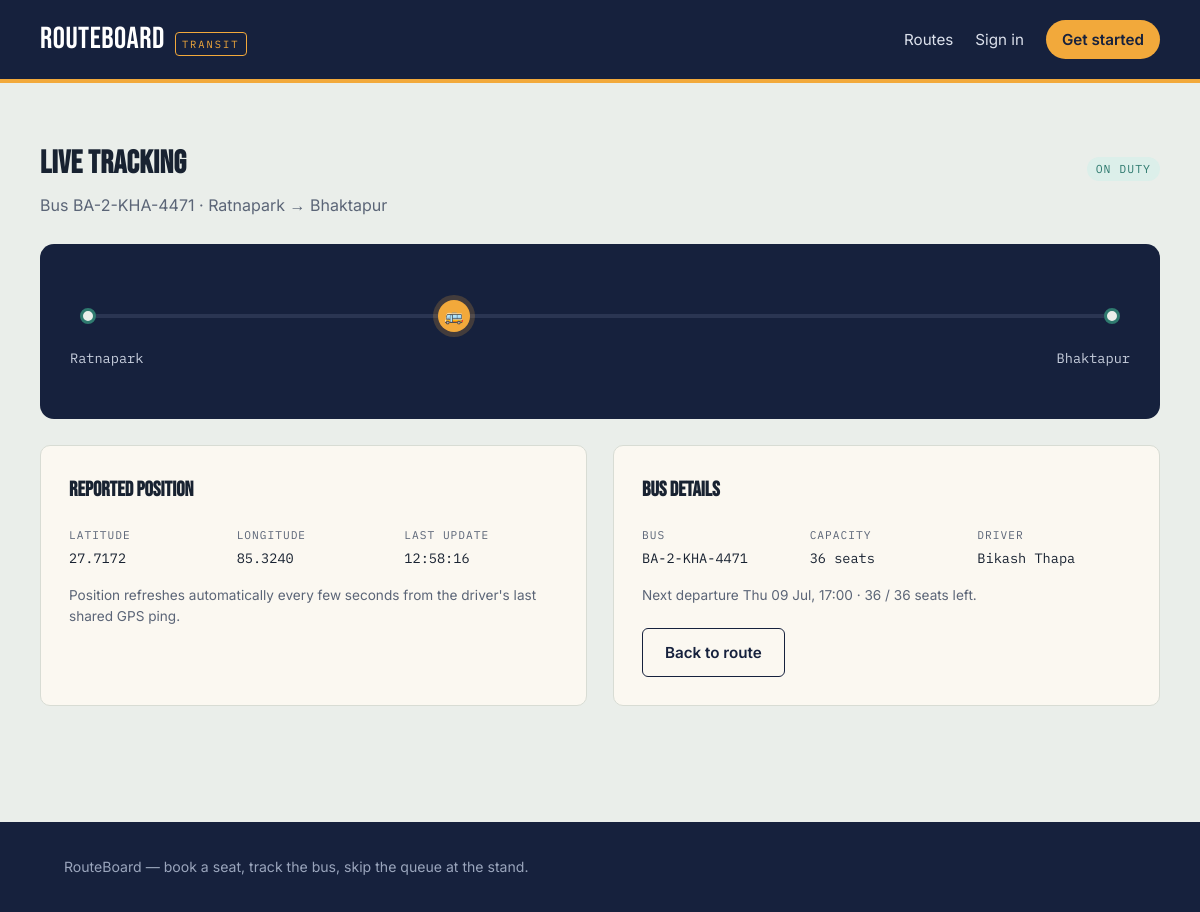
The app's page /track/1 with its own data.
### tables this page shows
CREATE TABLE buses (
    id INTEGER PRIMARY KEY AUTOINCREMENT,
    bus_number TEXT UNIQUE NOT NULL,
    capacity INTEGER NOT NULL DEFAULT 40,
    driver_id INTEGER REFERENCES drivers(id),
    current_lat REAL,
    current_lng REAL,
    location_updated_at TEXT
);

CREATE TABLE routes (
    id INTEGER PRIMARY KEY AUTOINCREMENT,
    code TEXT UNIQUE NOT NULL,
    name TEXT NOT NULL,
    origin TEXT NOT NULL,
    destination TEXT NOT NULL,
    distance_km REAL NOT NULL,
    duration_min INTEGER NOT NULL,
    base_fare REAL NOT NULL,
    color TEXT NOT NULL DEFAULT '#2F7A6F'
);

CREATE TABLE users (
    id INTEGER PRIMARY KEY AUTOINCREMENT,
    name TEXT NOT NULL,
    email TEXT UNIQUE NOT NULL,
    password_hash TEXT NOT NULL,
    role TEXT NOT NULL DEFAULT 'passenger',
    created_at TEXT NOT NULL
);

### app.py (the view)
@app.route("/track/<int:bus_id>")
def track_bus(bus_id):
    bus = Bus.get(bus_id)
    if bus is None:
        return render_template("404.html"), 404
    trip = Trip.latest_for_bus(bus_id)
    return render_template("track_bus.html", bus=bus, trip=trip)

### app.py (called while the page is built)
@app.before_request
def load_logged_in_user():
    user_id = session.get("user_id")
    g.user = User.get(user_id) if user_id else None

@app.context_processor
def inject_current_user():
    class _Anon:
        is_authenticated = False
        is_admin = False
        is_driver = False
        name = ""
    return {"current_user": g.user if g.user else _Anon()}

### db.py (called while the page is built)
def get_db():
    if "db" not in g:
        g.db = sqlite3.connect(DB_PATH)
        g.db.row_factory = sqlite3.Row
        g.db.execute("PRAGMA foreign_keys = ON")
    return g.db

### models.py (called while the page is built)
def _parse_dt(value):
    if value is None:
        return None
    if isinstance(value, datetime):
        return value
    return datetime.fromisoformat(value)

    @staticmethod
    def _from_row(row):
        if row is None:
            return None
        return User(row["id"], row["name"], row["email"], row["password_hash"],
                    row["role"], row["created_at"])

    @classmethod
    def get(cls, user_id):
        row = get_db().execute("SELECT * FROM users WHERE id = ?", (user_id,)).fetchone()
        return cls._from_row(row)

    @property
    def user(self):
        if self._user is None:
            self._user = User.get(self.user_id)
        return self._user

    @staticmethod
    def _from_row(row):
        if row is None:
            return None
        return Driver(row["id"], row["user_id"], row["license_no"], row["on_duty"])

    @classmethod
    def get(cls, driver_id):
        row = get_db().execute("SELECT * FROM drivers WHERE id = ?", (driver_id,)).fetchone()
        return cls._from_row(row)

    @property
    def driver(self):
        if self._driver is None and self.driver_id:
            self._driver = Driver.get(self.driver_id)
        return self._driver

    @staticmethod
    def _from_row(row):
        if row is None:
            return None
        return Bus(row["id"], row["bus_number"], row["capacity"], row["driver_id"],
                    row["current_lat"], row["current_lng"], row["location_updated_at"])

    @classmethod
    def get(cls, bus_id):
        row = get_db().execute("SELECT * FROM buses WHERE id = ?", (bus_id,)).fetchone()
        return cls._from_row(row)

    @staticmethod
    def _from_row(row):
        if row is None:
            return None
        return Route(row["id"], row["code"], row["name"], row["origin"], row["destination"],
                     row["distance_km"], row["duration_min"], row["base_fare"], row["color"])

### templates/track_bus.html (shortened to what this page needs)
{% extends "base.html" %}
{% block content %}
<section class="section container">
  <div class="section-head">
    <div>
      <h2>Live tracking</h2>
      <p>Bus {{ bus.bus_number }}{% if trip %} &middot; {{ trip.route.origin }} &rarr; {{ trip.route.destination }}{% endif %}</p>
    </div>
    {% if bus.driver and bus.driver.on_duty %}
      <span class="status-tag status-confirmed">On duty</span>
    {% else %}
      <span class="status-tag status-cancelled">Off duty</span>
    {% endif %}
  </div>
  <div class="map-strip">
    <div class="map-line">
      <div class="map-stop" style="left:0;"></div>
      <div class="map-bus" id="map-bus" data-progress="0.35">&#128652;</div>
      <div class="map-stop" style="left:calc(100% - 16px);"></div>
    </div>
    <div class="map-labels">
      <span>{{ trip.route.origin if trip else "Origin" }}</span>
      <span>{{ trip.route.destination if trip else "Destination" }}</span>
    </div>
  </div>
  <div class="two-col" style="margin-top:26px;">
    <div class="card">
      <h3 style="font-family:var(--font-display); font-size:1.3rem; margin-top:0;">Reported position</h3>
      <div class="ticket-grid">
        <div><span class="k">Latitude</span><span id="track-lat" style="font-family:var(--font-mono);">{{ '%.4f'|format(bus.current_lat) if bus.current_lat is not none else '—' }}</span></div>
        <div><span class="k">Longitude</span><span id="track-lng" style="font-family:var(--font-mono);">{{ '%.4f'|format(bus.current_lng) if bus.current_lng is not none else '—' }}</span></div>
        <div><span class="k">Last update</span><span id="track-updated">{{ bus.location_updated_at.strftime('%H:%M:%S') if bus.location_updated_at else 'No location shared yet' }}</span></div>
      </div>
      <p style="color:var(--text-muted); font-size:0.85rem; margin-top:16px;">
        Position refreshes automatically every few seconds from the driver's last shared GPS ping.
      </p>
    </div>
    <div class="card">
      <h3 style="font-family:var(--font-display); font-size:1.3rem; margin-top:0;">Bus details</h3>
      <div class="ticket-grid">
        <div><span class="k">Bus</span>{{ bus.bus_number }}</div>
        <div><span class="k">Capacity</span>{{ bus.capacity }} seats</div>
        <div><span class="k">Driver</span>{{ bus.driver.user.name if bus.driver else 'Unassigned' }}</div>
      </div>
      {% if trip %}
      <p style="color:var(--text-muted); font-size:0.85rem; margin-top:16px;">
        Next departure {{ trip.departure_time.strftime('%a %d %b, %H:%M') }} &middot;
        {{ trip.seats_available }} / {{ bus.capacity }} seats left.
      </p>
      <a class="btn btn-outline" style="margin-top:8px;" href="{{ url_for('route_detail', route_id=trip.route_id) }}">Back to route</a>
      {% else %}
      <p style="color:var(--text-muted); font-size:0.85rem; margin-top:16px;">No scheduled trip found for this bus.</p>
      {% endif %}
    </div>
  </div>
</section>
{% endblock %}

### static/css/style.css (style rules this page uses)
:root { --ink: #16213D; --ink-soft: #2B3A5C; --paper: #EAEEEA; --card: #FBF8F1; --amber: #F2A93B; --amber-deep: #C97F16; --teal: #2F7A6F; --red: #C1443C; --line: #D8DCD4; --text: #182231; --text-muted: #5B6577; --font-display: 'Bebas Neue', 'Archivo Expanded', sans-serif; --font-body: 'Inter', 'Work Sans', sans-serif; --font-mono: 'IBM Plex Mono', monospace; --radius: 10px; }
* { box-sizing: border-box; }
html { scroll-behavior: smooth; }
body { margin: 0; background: var(--paper); color: var(--text); font-family: var(--font-body); line-height: 1.55; }
a { color: inherit; }
.container { max-width: 1120px; margin: 0 auto; padding: 0 24px; }
.btn { display: inline-flex; align-items: center; justify-content: center; gap: 8px; border: none; border-radius: 6px; padding: 12px 22px; font-weight: 600; font-size: 0.95rem; cursor: pointer; text-decoration: none; }
.btn-outline { background: transparent; border: 1.5px solid var(--ink); color: var(--ink); }
.section { padding: 56px 0; }
.section-head { display: flex; justify-content: space-between; align-items: baseline; margin-bottom: 26px; }
.section-head h2 { font-family: var(--font-display); font-size: 2rem; letter-spacing: 0.4px; margin: 0; }
.section-head p { color: var(--text-muted); margin: 4px 0 0; }
.ticket-grid { display: grid; grid-template-columns: repeat(3, 1fr); gap: 14px; font-family: var(--font-mono); font-size: 0.85rem; }
.ticket-grid .k { color: var(--text-muted); text-transform: uppercase; font-size: 0.7rem; letter-spacing: 1px; display: block; margin-bottom: 4px; }
.status-tag { display: inline-block; font-family: var(--font-mono); font-size: 0.72rem; padding: 3px 9px; border-radius: 999px; text-transform: uppercase; letter-spacing: 1px; }
.status-confirmed { background: #DCEFEA; color: var(--teal); }
.card { background: var(--card); border: 1px solid var(--line); border-radius: var(--radius); padding: 28px; }
.two-col { display: grid; grid-template-columns: 1fr 1fr; gap: 26px; }
.map-strip { background: var(--ink); border-radius: 14px; padding: 40px 30px 50px; position: relative; }
.map-line { position: relative; height: 4px; background: #2A3552; border-radius: 2px; margin: 30px 10px; }
.map-bus { position: absolute; top: -14px; width: 32px; height: 32px; background: var(--amber); border-radius: 50%; display: flex; align-items: center; justify-content: center; font-size: 1rem; transition: left 1.2s ease; box-shadow: 0 0 0 5px rgba(242,169,59,0.2); }
.map-stop { position: absolute; top: -6px; width: 16px; height: 16px; background: var(--paper); border: 3px solid var(--teal); border-radius: 50%; }
.map-labels { display: flex; justify-content: space-between; color: #C7CEDD; font-family: var(--font-mono); font-size: 0.85rem; }

### records on screen
buses: bus_number "BA-2-KHA-4471", current_lat "27.7172", current_lng "85.3240", capacity "36"
routes: route.origin "Ratnapark", route.destination "Bhaktapur", route "Ratnapark", route "Bhaktapur"
users: driver.user "Bikash Thapa"

### other values on screen
{{ trip.departure_time.strftime('%a %d %b, %H:%M') }} "Thu 09 Jul, 17:00"
{{ trip.seats_available }} "36"
